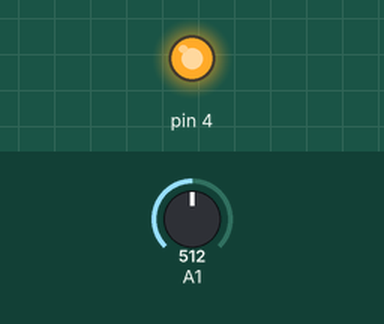
This sketch was run on a simulated Arduino Uno, built with avr-gcc and run on an emulated ATmega328P. Parts: output pins drawn as LEDs (lit = HIGH). Inputs (shaded band) come from the test bench; at power-on: A1 = 512. What the sketch prints to the serial monitor is not drawn.

Above: at 0.1 s.
Timing chart, 0 to 1.6 s (numbered marks = the images above):
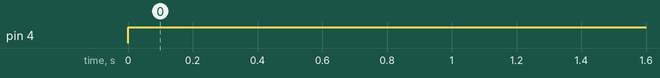

The sketch:

fumes_reader.ino
```cpp
void setup() {
  // put your setup code here, to run once:
  pinMode(A1, INPUT);
  Serial.begin(9600);
  pinMode(4, OUTPUT);
}

void loop() {
  // put your main code here, to run repeatedly:
  Serial.println(analogRead(A1));
  digitalWrite(4, HIGH);
}
```

Measured:
- by itself, pin 4: LOW → HIGH at 0.00 s
